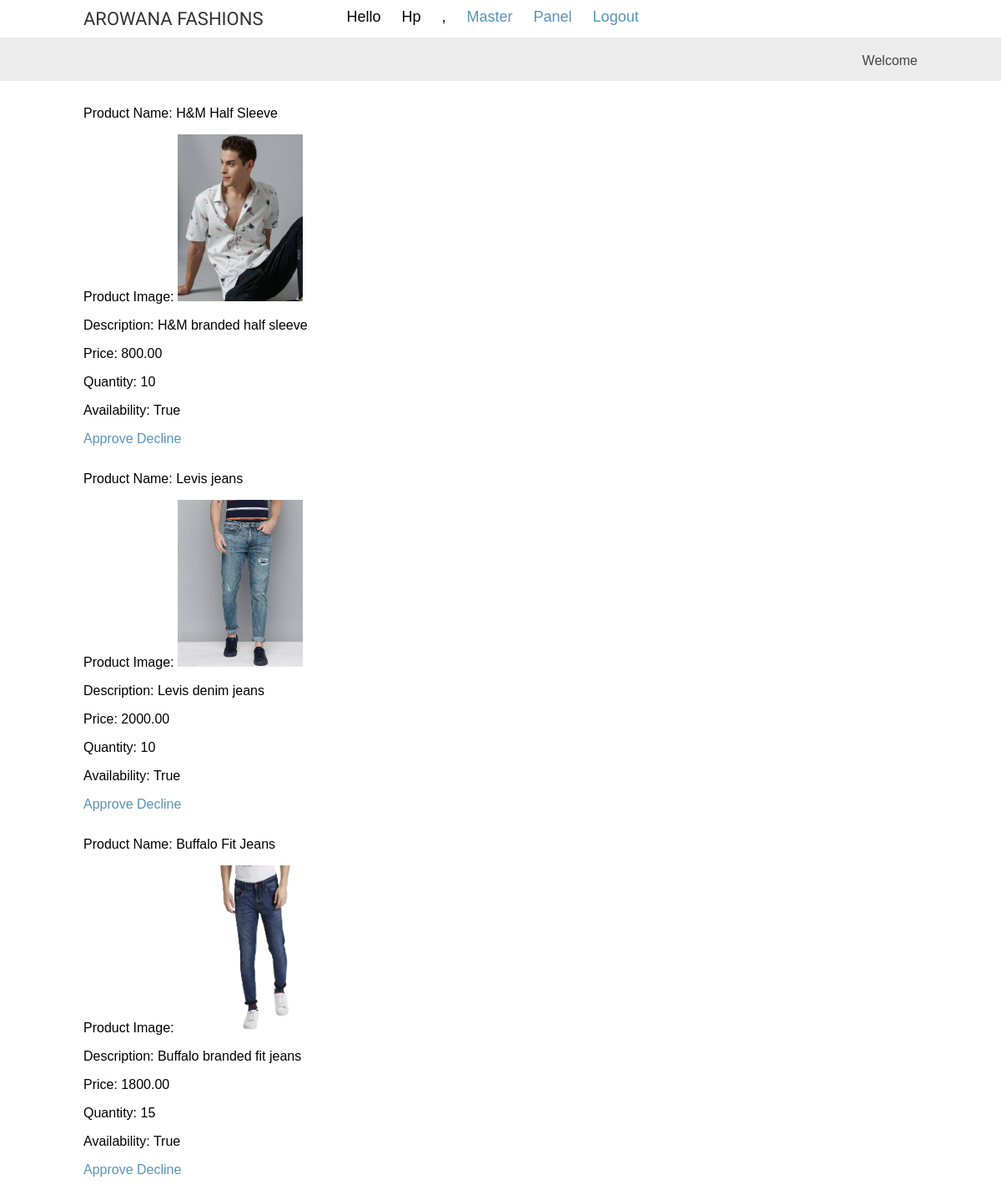
Screenshot of /designer/list/manufactur_products_list/11 (signed in) with the database file from the repository.
### manufacturer/models.py (models this page shows, shortened)
class ProductDetails(models.Model):
    category = models.ForeignKey(Category, on_delete=models.CASCADE)
    product_name = models.CharField(max_length=200, db_index=True)
    image = models.ImageField(upload_to='products/%Y/%m/%d',
                              blank=True)
    manufacturer = models.ForeignKey(User, on_delete=models.CASCADE)
    description = models.TextField(blank=True)
    selling_price = models.DecimalField(max_digits=10, decimal_places=2)
    quantity = models.IntegerField(default=0)
    available = models.BooleanField(default=False)
    approved = models.BooleanField(null=True)

### designer/views.py (the view)
# urls.py: path('list/manufactur_products_list/<int:pk>', views.manufacturer_products, name="manufactur_products_list"),
@login_required
@permission_required('designer.view_designerper', 'designer.add_designerper', 'designer.change_designerper' )
def manufacturer_products(request, pk):
    try:
        qs = ProductDetails.objects.filter(manufacturer=pk)
    except:
        qs = 'This manufacturer not uploaded the product!'
    return render(request, 'designer/product_list.html', {'qs': qs})

### designer/templates/designer/product_list.html (shortened to what this page needs)
{% extends 'shop/base.html' %}
{% block content %}
    {% if user.is_authenticated %}
        {% if qs|length != 0 %}
            {% for p in qs %}
            <div style="margin: 30px 0;">
                <p>Product Name: {{p.product_name}}</p>
                <p>Product Image: <img src="{{p.image.url}}" height="200px" width="150px"></p>
                <p>Description: {{p.description}}</p>
                <p>Price: {{p.selling_price}}</p>
                <p>Quantity: {{p.quantity}}</p>
                <p>Availability: {{p.available}}</p>
                <a href="{% url 'designer:manufactur_product_approved' p.id %}">Approve</a>
                <a href="{% url 'designer:manufactur_product_decline' p.id %}">Decline</a>
            </div>
            {% endfor %}
        {% else %}
            {{qs}}
        {% endif %}
    {%endif%}
{% endblock %}

### shop/templates/shop/base.html (shortened to what this page needs)
{% load static %}
<!DOCTYPE html>
<html>
  <head>
    <link href="{% static 'css/base.css' %}" rel="stylesheet">
  </head>
  <body>
    <div id="header">
      {% if request.user.is_authenticated %}
            {% if request.user.is_superuser %}
              <a href="" class="logo">AROWANA FASHIONS</a>
              <span class="user" style="word-spacing:20px;">
              Hello {{ request.user.username|capfirst }} ,
              <a href="{%url 'adminauth:masterpanel'%}">Master Panel</a>
              <a href="{% url 'shop:logout' %}">Logout</a>
            {% elif request.user.groups.all.0|lower == "customer" %}
              <a href="/" class="logo">AROWANA FASHIONS</a>
              <span class="user" style="word-spacing:20px;">
              <span>Hello, {{ request.user.first_name|capfirst}} </span>
              <a href="{% url 'cart:cart_detail' %}">Cart</a>
              <a href="{% url 'shop:logout' %}">Logout</a>
            {% elif request.user.groups.all.0|lower == "designer" %}
              <a href="{%url 'designer:manufacturer_list'%}" class="logo">AROWANA FASHIONS</a>
              <span class="user" style="word-spacing:20px;">
              <span>Hello, {{ request.user.first_name|capfirst}} </span>
              <a href="{%url 'designer:manufacturer_list'%}">Manufacturer</a>
              <a href="{% url 'shop:logout' %}">Logout</a>
            {% else %}
              <a href="/" class="logo">AROWANA FASHIONS</a>
              <span class="user" style="word-spacing:20px;">
                <a href="{% url 'shop:logout' %}">Logout</a>
            {% endif %}
      {% else %}
      <a href="/" class="logo">AROWANA FASHIONS</a>
      <span class="user" style="word-spacing:20px;">
            <a href="{% url 'shop:login' %}">Log-in</a>
	          <a href="{% url 'shop:register' %}">Create Account</a>
            <a href="{% url 'cart:cart_detail' %}">Cart</a>
      {% endif %}
  </span>
  </div>
    <div id="subheader">
      <div class="cart">
       Welcome
      </div>
    </div>
    <div id="content">
      {% block content %}
      {% endblock %}
    </div>
  </body>
</html>

### shop/static/css/base.css (style rules this page uses)
body { margin:0; padding:0; font-family:helvetica, sans-serif; }
a { text-decoration:none; color:#5993bb; }
#header { padding:10px 100px; font-size:18px; overflow:auto; }
#subheader { background:#ececec; color:#444; padding:15px 100px; overflow:auto; }
#header .logo { font-family: 'Ubuntu', sans-serif; float:left; color:#333; font-size:22px; margin-right:10%; }
#subheader .cart { float:right; padding-top:4px; }
#content { padding:0 100px; overflow:hidden; }

### rows the page displays
ProductDetails: product_name "H&M Half Sleeve", image (picture), description "H&M branded half sleeve", selling_price "800.00", quantity "10", available "True"
ProductDetails: product_name "Levis jeans", image (picture), description "Levis denim jeans", selling_price "2000.00", quantity "10", available "True"
ProductDetails: product_name "Buffalo Fit Jeans", image (picture), description "Buffalo branded fit jeans", selling_price "1800.00", quantity "15", available "True"

### other values shown
{{ request.user.username|capfirst }} "Hp"
